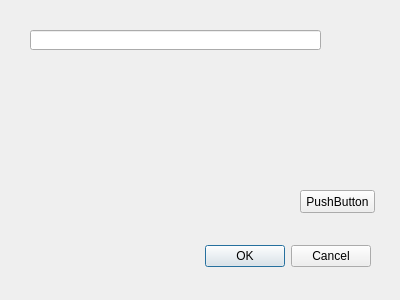
<?xml version="1.0" encoding="UTF-8"?>
<ui version="4.0">
 <class>WKTLayerDialogBase</class>
 <widget class="QDialog" name="WKTLayerDialogBase">
  <property name="geometry">
   <rect>
    <x>0</x>
    <y>0</y>
    <width>400</width>
    <height>300</height>
   </rect>
  </property>
  <property name="windowTitle">
   <string>WKTLAYER</string>
  </property>
  <widget class="QDialogButtonBox" name="button_box">
   <property name="geometry">
    <rect>
     <x>30</x>
     <y>240</y>
     <width>341</width>
     <height>32</height>
    </rect>
   </property>
   <property name="orientation">
    <enum>Qt::Horizontal</enum>
   </property>
   <property name="standardButtons">
    <set>QDialogButtonBox::Cancel|QDialogButtonBox::Ok</set>
   </property>
  </widget>
  <widget class="QPushButton" name="sendButton">
   <property name="geometry">
    <rect>
     <x>300</x>
     <y>190</y>
     <width>75</width>
     <height>23</height>
    </rect>
   </property>
   <property name="text">
    <string>PushButton</string>
   </property>
  </widget>
  <widget class="QLineEdit" name="wktText">
   <property name="geometry">
    <rect>
     <x>30</x>
     <y>30</y>
     <width>291</width>
     <height>20</height>
    </rect>
   </property>
  </widget>
 </widget>
 <resources/>
 <connections>
  <connection>
   <sender>button_box</sender>
   <signal>accepted()</signal>
   <receiver>WKTLayerDialogBase</receiver>
   <slot>accept()</slot>
   <hints>
    <hint type="sourcelabel">
     <x>20</x>
     <y>20</y>
    </hint>
    <hint type="destinationlabel">
     <x>20</x>
     <y>20</y>
    </hint>
   </hints>
  </connection>
  <connection>
   <sender>button_box</sender>
   <signal>rejected()</signal>
   <receiver>WKTLayerDialogBase</receiver>
   <slot>reject()</slot>
   <hints>
    <hint type="sourcelabel">
     <x>20</x>
     <y>20</y>
    </hint>
    <hint type="destinationlabel">
     <x>20</x>
     <y>20</y>
    </hint>
   </hints>
  </connection>
 </connections>
</ui>
